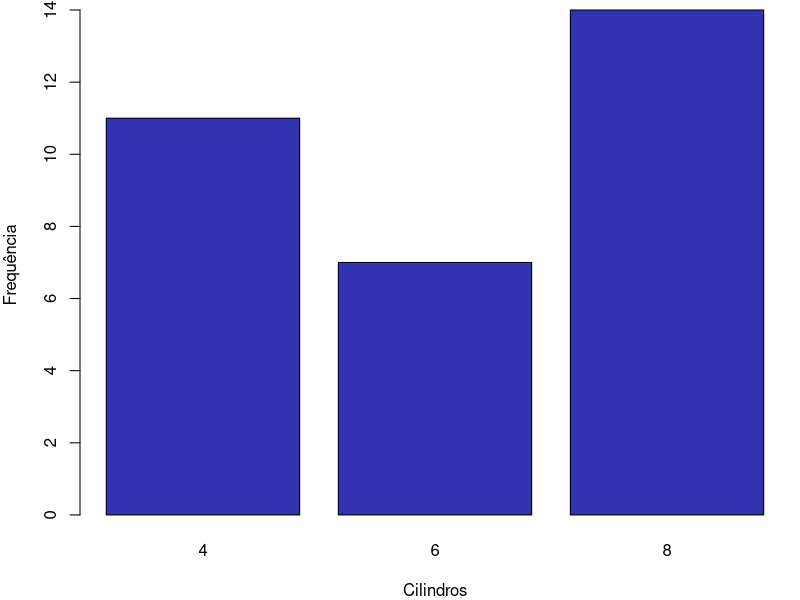

This figure's R source:
tab <- table(mtcars$cyl)
pdf("imagens/r_barras.pdf", width = 4.4, height = 2.4)
par(mar = c(4, 4, 0.5, 0.5))
barplot(tab, col = "#3333B2", xlab = "Cilindros", ylab = "Frequência")
invisible(dev.off())
tab
